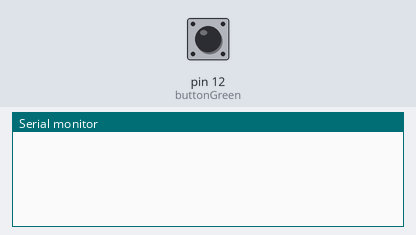
A sketch run on a simulated Arduino Uno, built with avr-gcc and run on an emulated ATmega328P. Shown: the last lines printed to the serial monitor. The inputs (shaded band) are chosen by the test bench; at power-on: pin 12 (buttonGreen) LOW.

Above: at 1.2 s.
1.3 s: pin 12 (buttonGreen) pulled HIGH for 0.15 s
At 2.5 s:
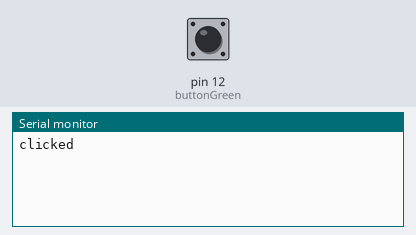
3.4 s: pin 12 (buttonGreen) pulled HIGH for 1 s
At 5.1 s:
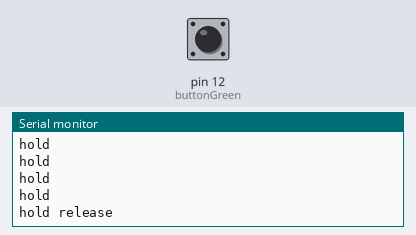
5.9 s: pin 12 (buttonGreen) driven HIGH
At 6.7 s:
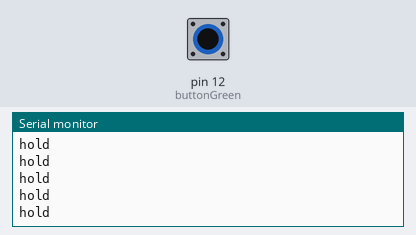

Measured:
- after the input at 1.3 s, the serial monitor: prints a new line after 0.65 s (image 1)
- after the input at 3.4 s, the serial monitor: prints a new line after 0.25 s (image 2)

The sketch:

buttonTest.ino
```cpp
const int buttonGreen = 12;


const int RELEASE = 0;
const int CLICK = 1;
const int DBCLICK = 2;
const int HOLD = 3;

int bounceTime = 50;
int holdTime = 250;
int doubleTime = 500;

int buttonState[5];
int lastReading[5];
int hold[5];
int single[5];

long onTime[5];
long lastSwitchTime[5];

void setup() {
  pinMode(buttonGreen, INPUT);
  Serial.begin(9600);
}

void loop() {
  buttonState[0] = checkButton(buttonGreen, 0);
  if (buttonState[0] == HOLD) {
    Serial.println("hold");
  } else if (buttonState[0] == CLICK) {
    Serial.println("clicked ");
  }
}

//=====================================//

int checkButton(int buttonPin, int index) {
  int event = 0;
  int reading = digitalRead(buttonPin);

  //first pressed
  if (reading == HIGH && lastReading[index] == LOW) {
    onTime[index] = millis();
  }

  //held
  if (reading == HIGH && lastReading[index] == HIGH) {
    if ((millis() - onTime[index]) > holdTime) {
      event = HOLD;
      hold[index] = 1;
    }
  }

  //released
  if (reading == LOW && lastReading[index] == HIGH) {
    if (((millis() - onTime[index]) > bounceTime) && hold[index] != 1) {
      event = onRelease(index);
    }
    if (hold[index] == 1) {
      hold[index] = 0;
      Serial.println("hold release");
    }
  }

  lastReading[index] = reading;
  if (single[index] == 1 && (millis() - lastSwitchTime[index]) > doubleTime) {
    event = CLICK;
    single[index] = 0;
  }

  return event;
}

int onRelease(int index) {
  if ((millis() - lastSwitchTime[index]) >= doubleTime) {
    single[index] = 1;
    lastSwitchTime[index] = millis();
    return 0;
  }

  if ((millis() - lastSwitchTime[index]) < doubleTime) {
    single[index] = 0;
    lastSwitchTime[index] = millis();
    return DBCLICK;
  }
}
```
